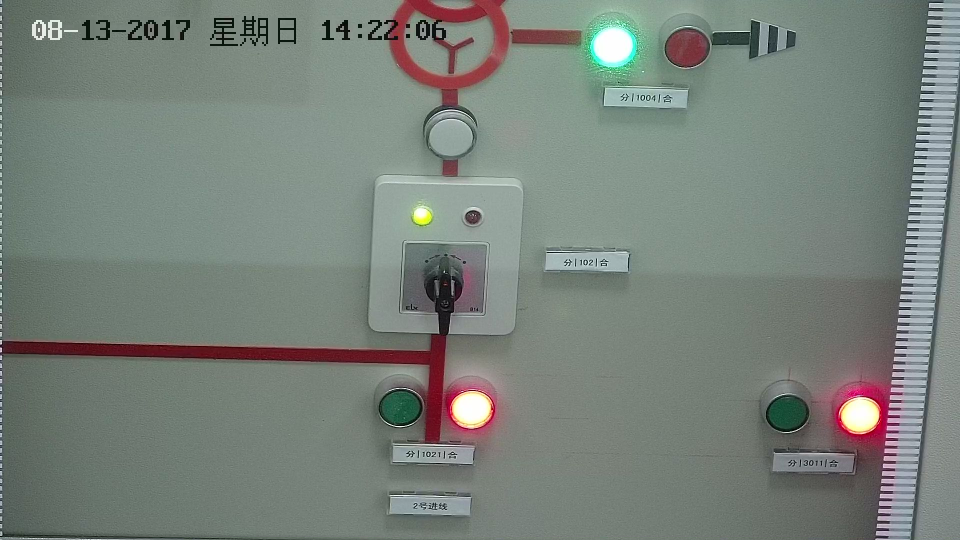
#> input picture images/9.jpg, 1920 x 1080 px (shown at 1/2 size)
$ python hough2.py
#> lines starting #> are read from the running program, lines starting #| are printed output that depends on the picture; after the words box and inside, x2 and y2 are one past the last pixel; in counts of white or black regions, pixels touching at a corner belong together
import cv2
import numpy as np

img = cv2.pyrDown(cv2.imread("images/9.jpg", cv2.IMREAD_UNCHANGED))
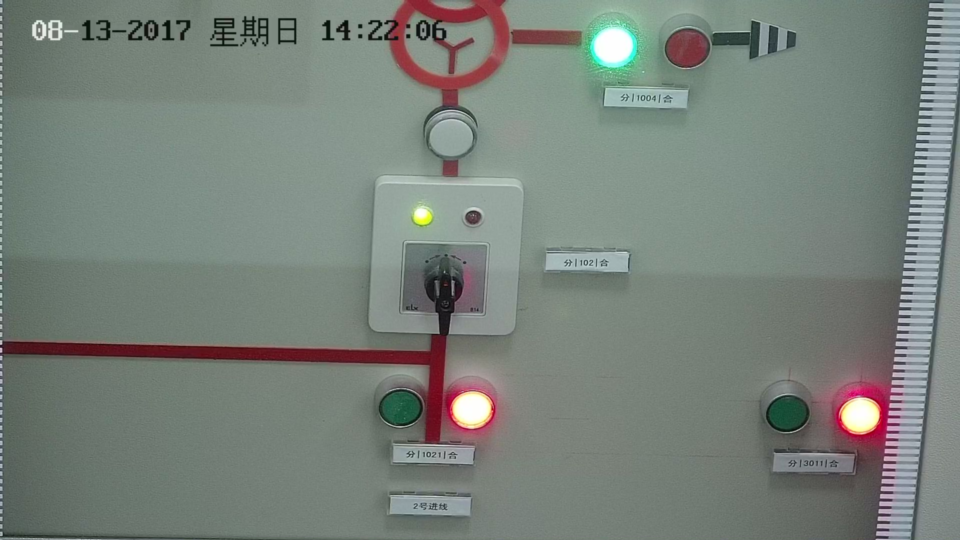
#> img: shape (540, 960, 3); mean B, G, R 122.1, 129.1, 120.4

ret, thresh = cv2.threshold(cv2.cvtColor(img.copy(), cv2.COLOR_BGR2GRAY), 127, 255, cv2.THRESH_BINARY)
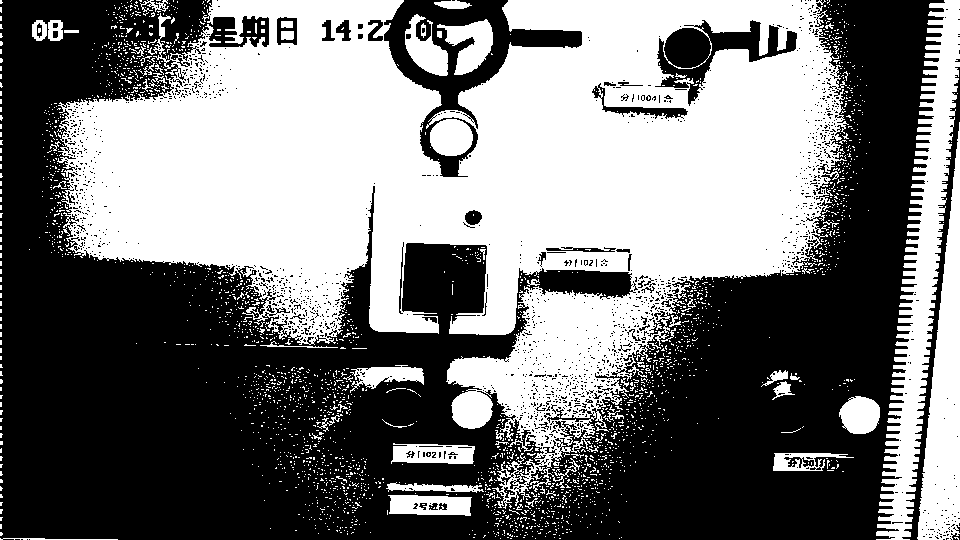
#> thresh: shape (540, 960); 46.9% white; 2593 white regions (2522 under 20 px)
contours, hier = cv2.findContours(thresh, cv2.RETR_EXTERNAL, cv2.CHAIN_APPROX_SIMPLE)
#> contours = 2558 contours, 2526 with area under 20; largest, box (x1, y1, x2, y2) and area: (57, 0, 849, 509) 206932, (876, 0, 960, 540) 13547, (917, 122, 960, 540) 8810, (437, 19, 493, 75) 1522, (388, 495, 472, 516) 1418

for c in contours:
    # 1.矩形边界框检测
    # (1)计算出一个简单的边框
    x, y, w, h = cv2.boundingRect(c)

    # (2)将轮廓转换为(x,y)坐标，加上矩形的高度和宽度，绘制矩形
    cv2.rectangle(img, (x, y), (x + w, y + h), (0, 0, 255), 2)

    # 2.最小矩形区域检测
    # (1)计算出包围目标的最小区域
    rect = cv2.minAreaRect(c)

    # (2)计算最小面积矩形的坐标
    box = cv2.boxPoints(rect)

    # (3)坐标归一化为整型
    box = np.int0(box)

    # (4)绘制轮廓
    cv2.drawContours(img, [box], 0, (0, 255, 0), 3)
#> this loop made 2558 passes
#> (x, y, w, h, rect, box) on passes 1 to 3: (619, 538, 1, 1, ((619, 538), (0, 0), -90), [[619, 538], [619, 538], [619, 538], [619, 538]]), (559, 538, 2, 1, ((559.5, 538), (0, 1), -90), [[560, 538], [559, 538], [559, 538], [560, 538]]), (535, 538, 1, 1, ((535, 538), (0, 0), -90), [[535, 538], [535, 538], [535, 538], [535, 538]])
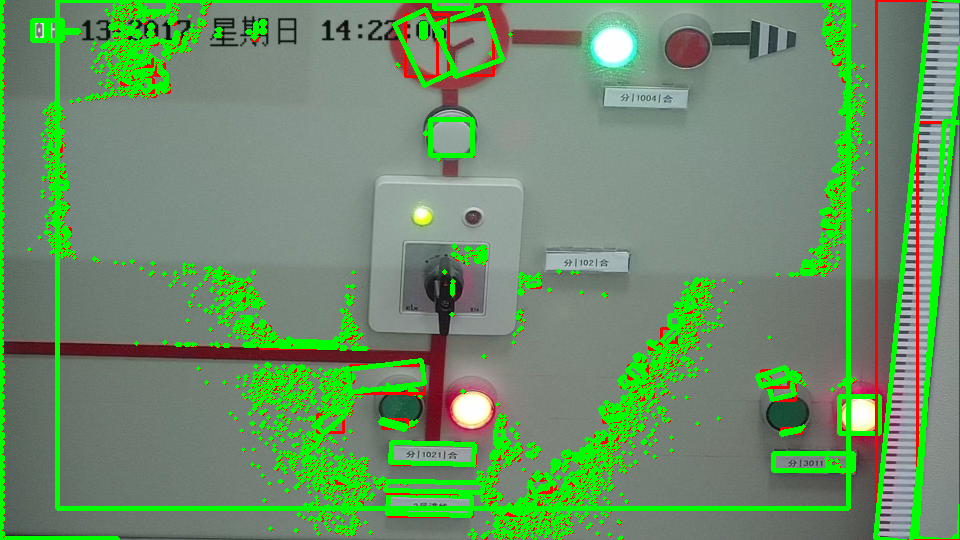
#> img: shape (540, 960, 3); 15.47% of pixels changed, all inside (x1, y1, x2, y2) = (0, 0, 960, 540)

    # 3.最小闭圆检测
    # (1)计算最小闭圆的中心和半径
    # (x, y), radius = cv2.minEnclosingCircle(c)

    # (2)坐标归一化为整型
    # center = (int(x), int(y))
    # radius = int(radius)

    # (3)绘制圆
    # img = cv2.circle(img, center, radius, (255, 0, 0), 2)

cv2.drawContours(img, contours, -1, (255, 0, 0), 2)  # 绘制边沿轮廓
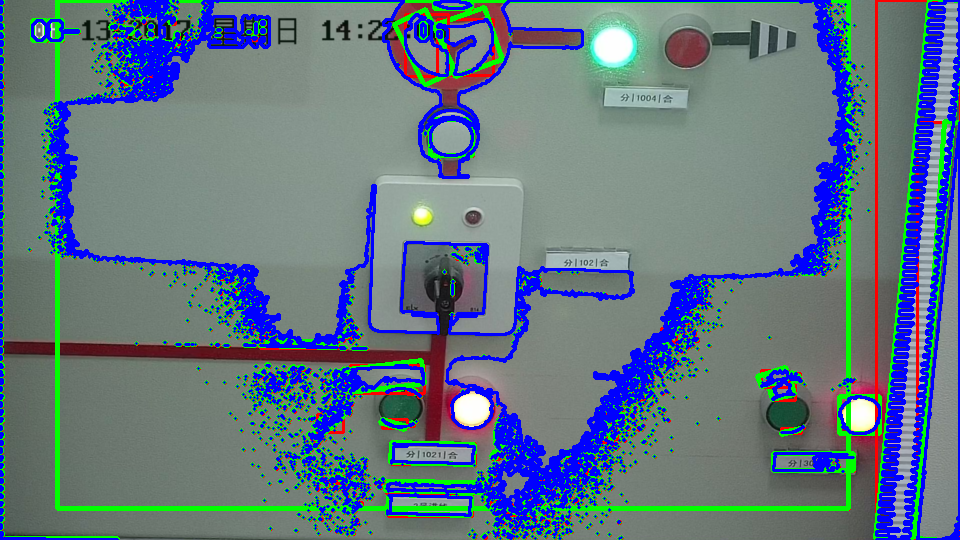
#> img: shape (540, 960, 3); 13.9% of pixels changed, all inside (x1, y1, x2, y2) = (0, 0, 960, 540)
cv2.imshow("contours", img)

cv2.waitKey()
cv2.destroyAllWindows()

$ run again, with images/1.jpg copied over images/9.jpg
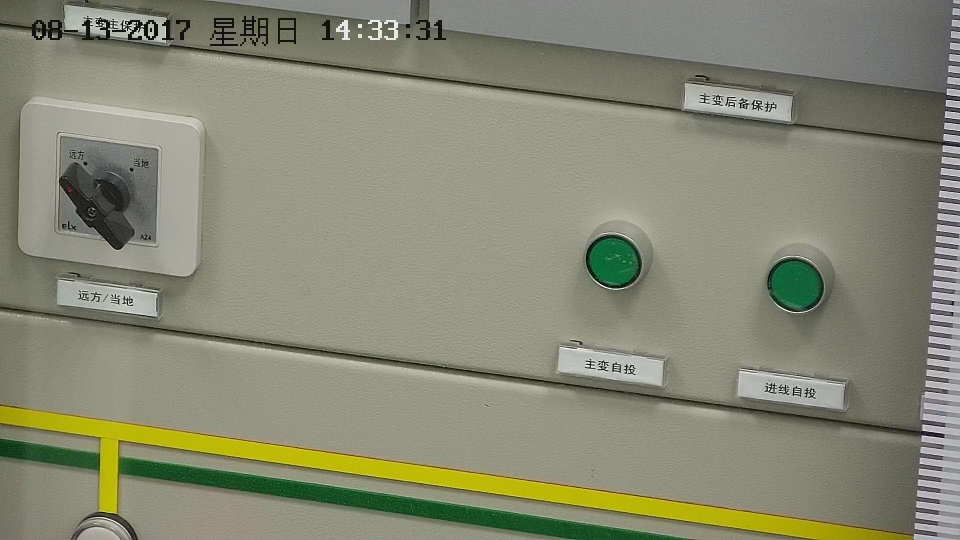
#> input picture images/1.jpg, 1920 x 1080 px (shown at 1/2 size)
#> `ret, thresh = cv2.threshold(cv2.cvtColor(img.copy(), cv2.COLOR_BGR2GRA..`:
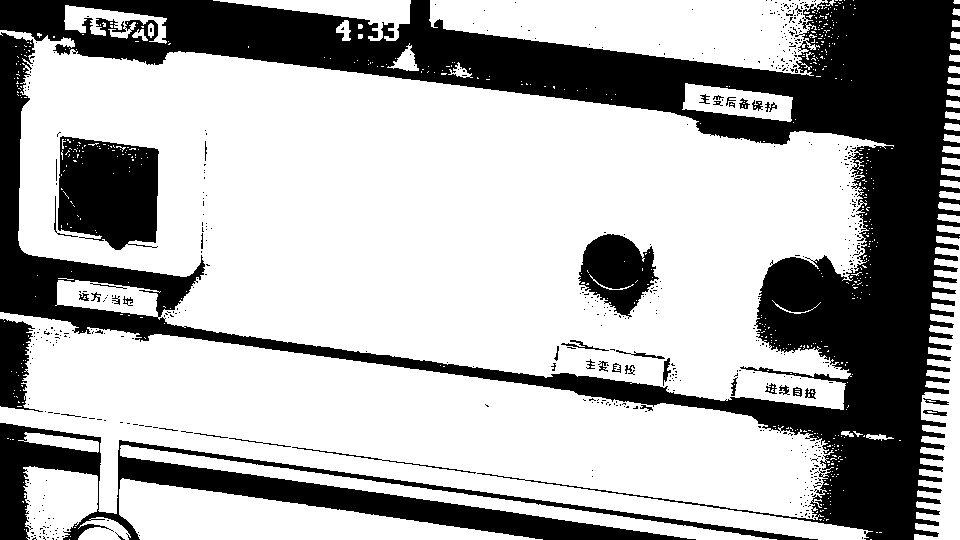
#> thresh: shape (540, 960); 68% white; 554 black regions (510 under 20 px)
#> contours = 500 contours, 460 with area under 20; largest, box (x1, y1, x2, y2) and area: (0, 30, 894, 410) 211643, (0, 312, 873, 540) 89234, (429, 0, 828, 76) 18788, (119, 478, 543, 540) 12510, (914, 236, 960, 540) 7098
#> the loop `for c in contours:` made 500 passes
#> (x, y, w, h, rect, box) on passes 1 to 3: (870, 539, 2, 1, ((870.5, 539), (0, 1), -90), [[871, 539], [870, 539], [870, 539], [871, 539]]), (69, 539, 1, 1, ((69, 539), (0, 0), -90), [[69, 539], [69, 539], [69, 539], [69, 539]]), (70, 536, 1, 1, ((70, 536), (0, 0), -90), [[70, 536], [70, 536], [70, 536], [70, 536]])
#> `cv2.drawContours(img, contours, -1, (255, 0, 0), 2)`:
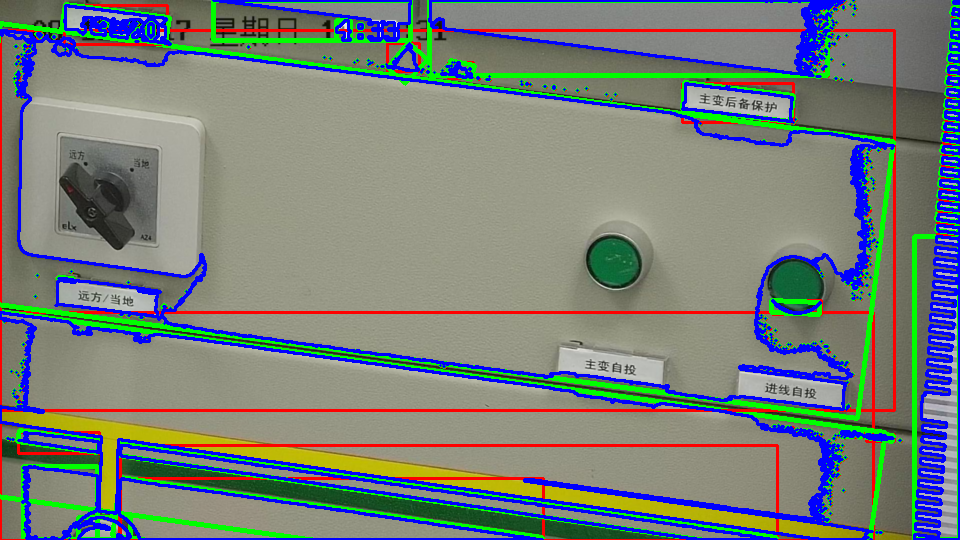
#> img: shape (540, 960, 3); mean B, G, R 121.4, 127.5, 119.2

$ run again, with images/10.jpg copied over images/9.jpg
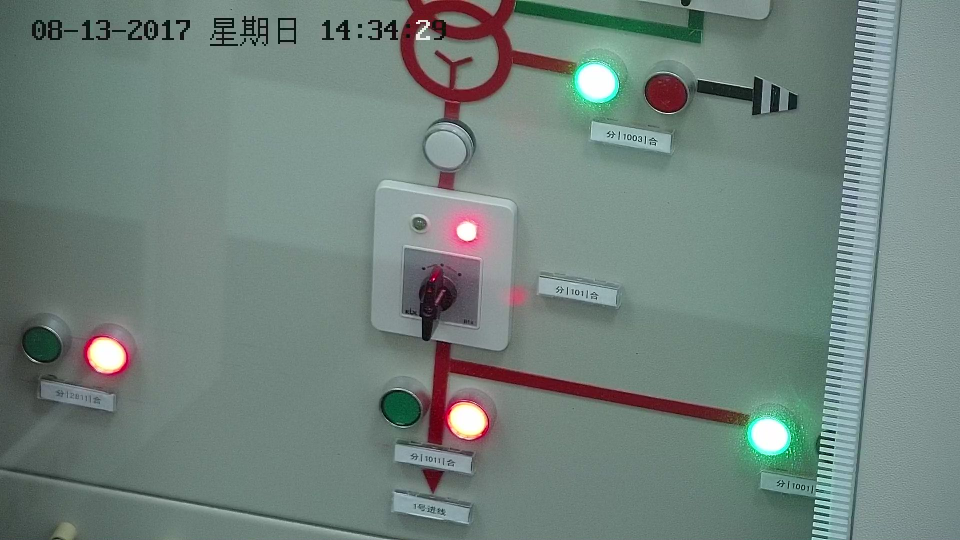
#> input picture images/10.jpg, 1920 x 1080 px (shown at 1/2 size)
#> `ret, thresh = cv2.threshold(cv2.cvtColor(img.copy(), cv2.COLOR_BGR2GRA..`:
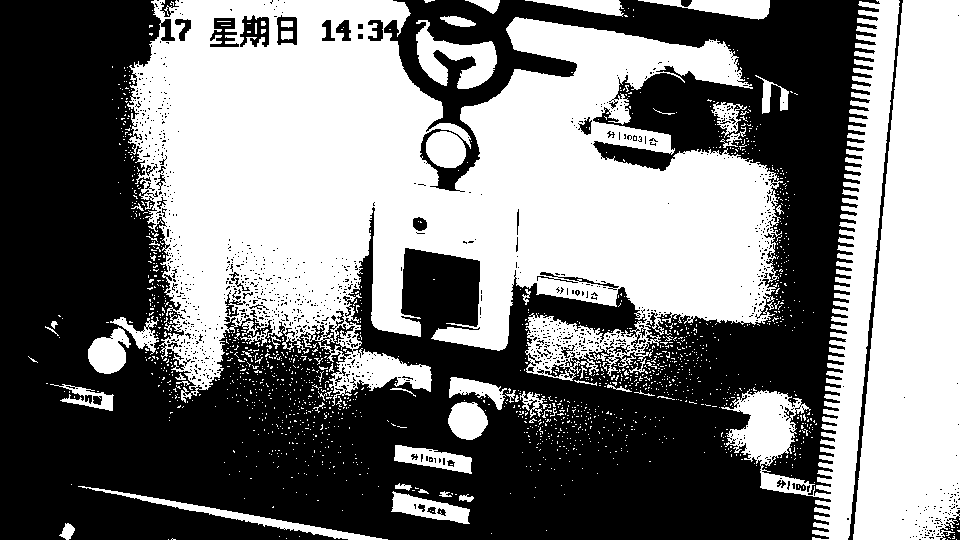
#> thresh: shape (540, 960); 48% white; 1618 white regions (1557 under 20 px)
#> contours = 1590 contours, 1559 with area under 20; largest, box (x1, y1, x2, y2) and area: (127, 0, 783, 406) 165182, (853, 0, 960, 540) 43427, (721, 0, 900, 540) 20078, (416, 20, 497, 89) 2462, (78, 486, 388, 540) 1461
#> the loop `for c in contours:` made 1590 passes
#> (x, y, w, h, rect, box) on passes 1 to 3: (956, 539, 1, 1, ((956, 539), (0, 0), -90), [[956, 539], [956, 539], [956, 539], [956, 539]]), (947, 539, 1, 1, ((947, 539), (0, 0), -90), [[947, 539], [947, 539], [947, 539], [947, 539]]), (168, 539, 1, 1, ((168, 539), (0, 0), -90), [[168, 539], [168, 539], [168, 539], [168, 539]])
#> `cv2.drawContours(img, contours, -1, (255, 0, 0), 2)`:
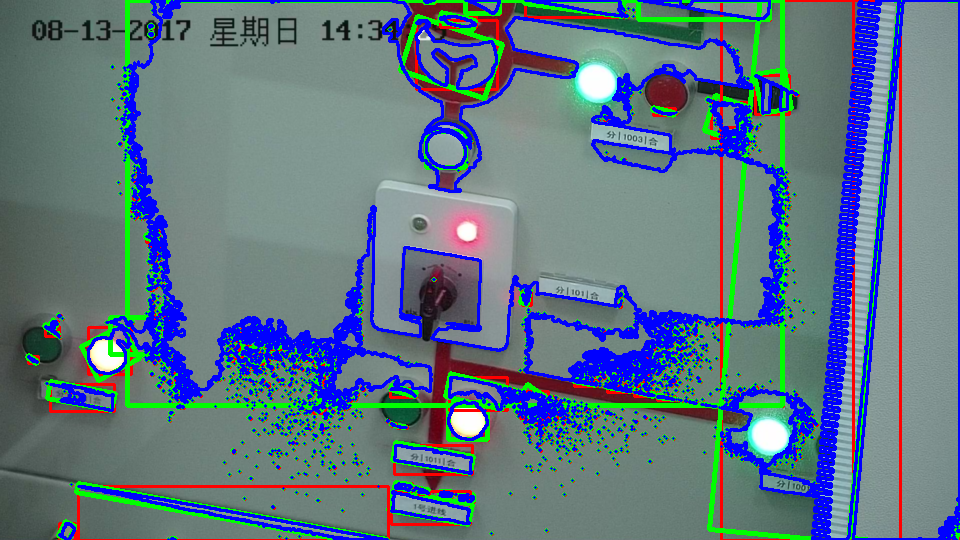
#> img: shape (540, 960, 3); mean B, G, R 132.3, 117.1, 95.3

$ run again, with images/11.jpg copied over images/9.jpg
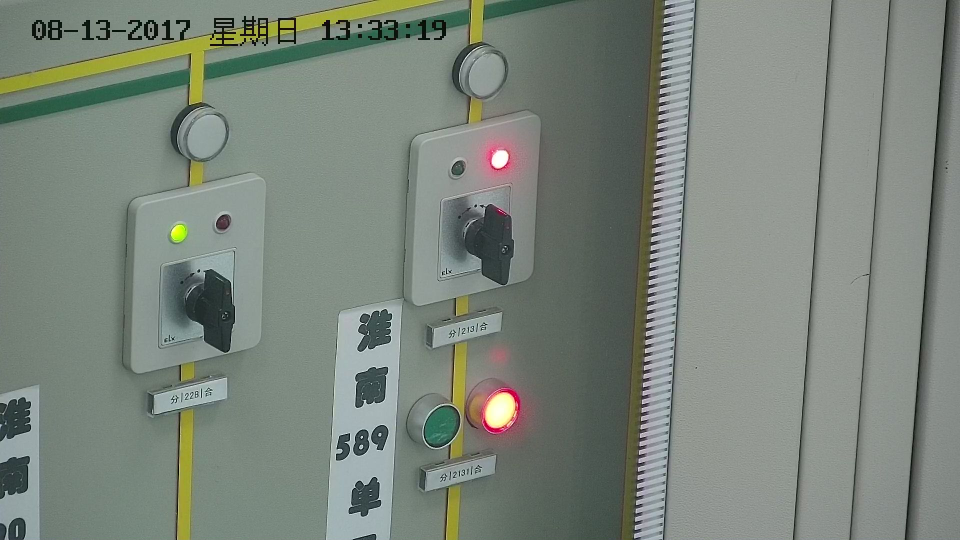
#> input picture images/11.jpg, 1920 x 1080 px (shown at 1/2 size)
#> `ret, thresh = cv2.threshold(cv2.cvtColor(img.copy(), cv2.COLOR_BGR2GRA..`:
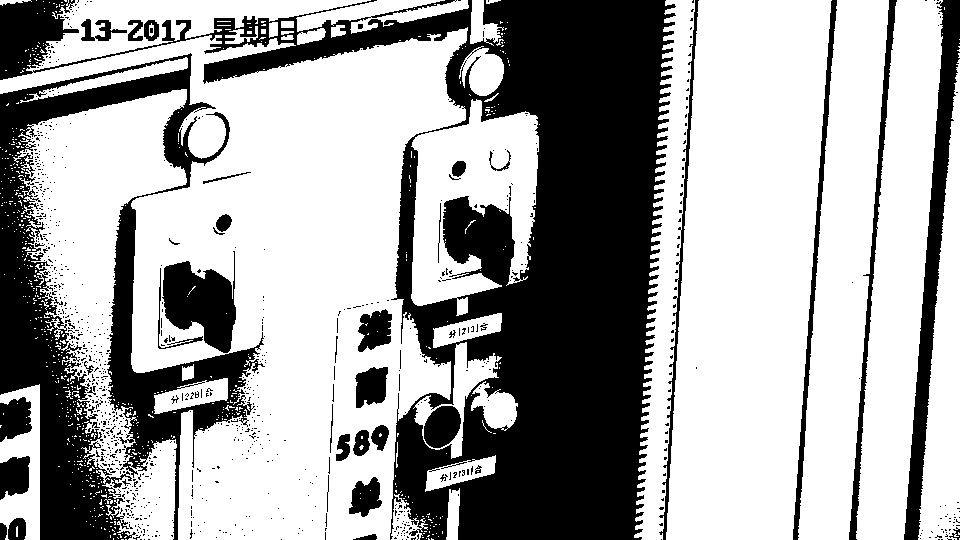
#> thresh: shape (540, 960); 64.9% white; 927 black regions (880 under 20 px)
#> contours = 668 contours, 639 with area under 20; largest, box (x1, y1, x2, y2) and area: (0, 0, 468, 540) 125851, (666, 0, 832, 540) 69592, (13, 89, 187, 540) 31444, (798, 0, 889, 540) 27728, (856, 0, 943, 540) 26479
#> the loop `for c in contours:` made 668 passes
#> (x, y, w, h, rect, box) on passes 1 to 3: (413, 539, 1, 1, ((413, 539), (0, 0), -90), [[413, 539], [413, 539], [413, 539], [413, 539]]), (125, 539, 2, 1, ((125.5, 539), (0, 1), -90), [[126, 539], [125, 539], [125, 539], [126, 539]]), (121, 539, 3, 1, ((122, 539), (0, 2), -90), [[123, 539], [121, 539], [121, 539], [123, 539]])
#> `cv2.drawContours(img, contours, -1, (255, 0, 0), 2)`:
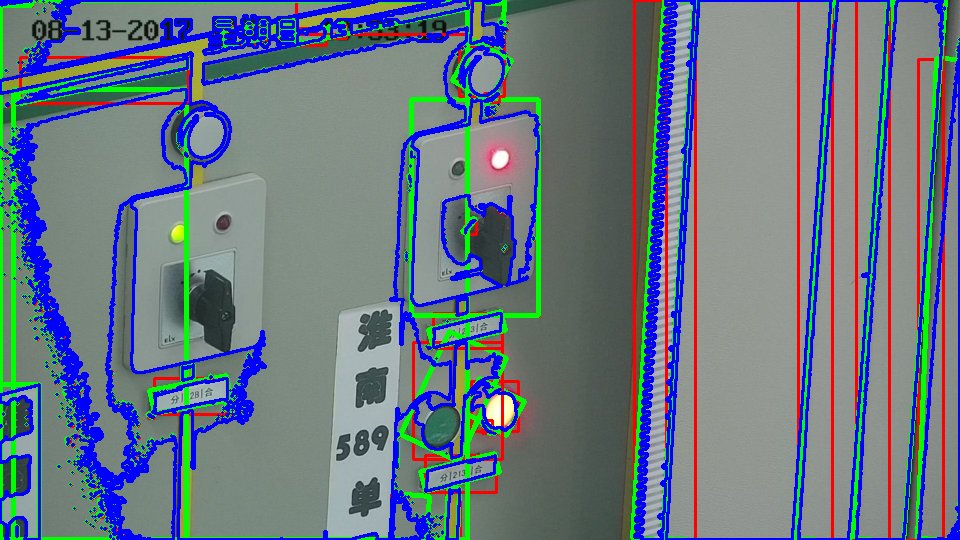
#> img: shape (540, 960, 3); mean B, G, R 130.7, 118.9, 105.1
